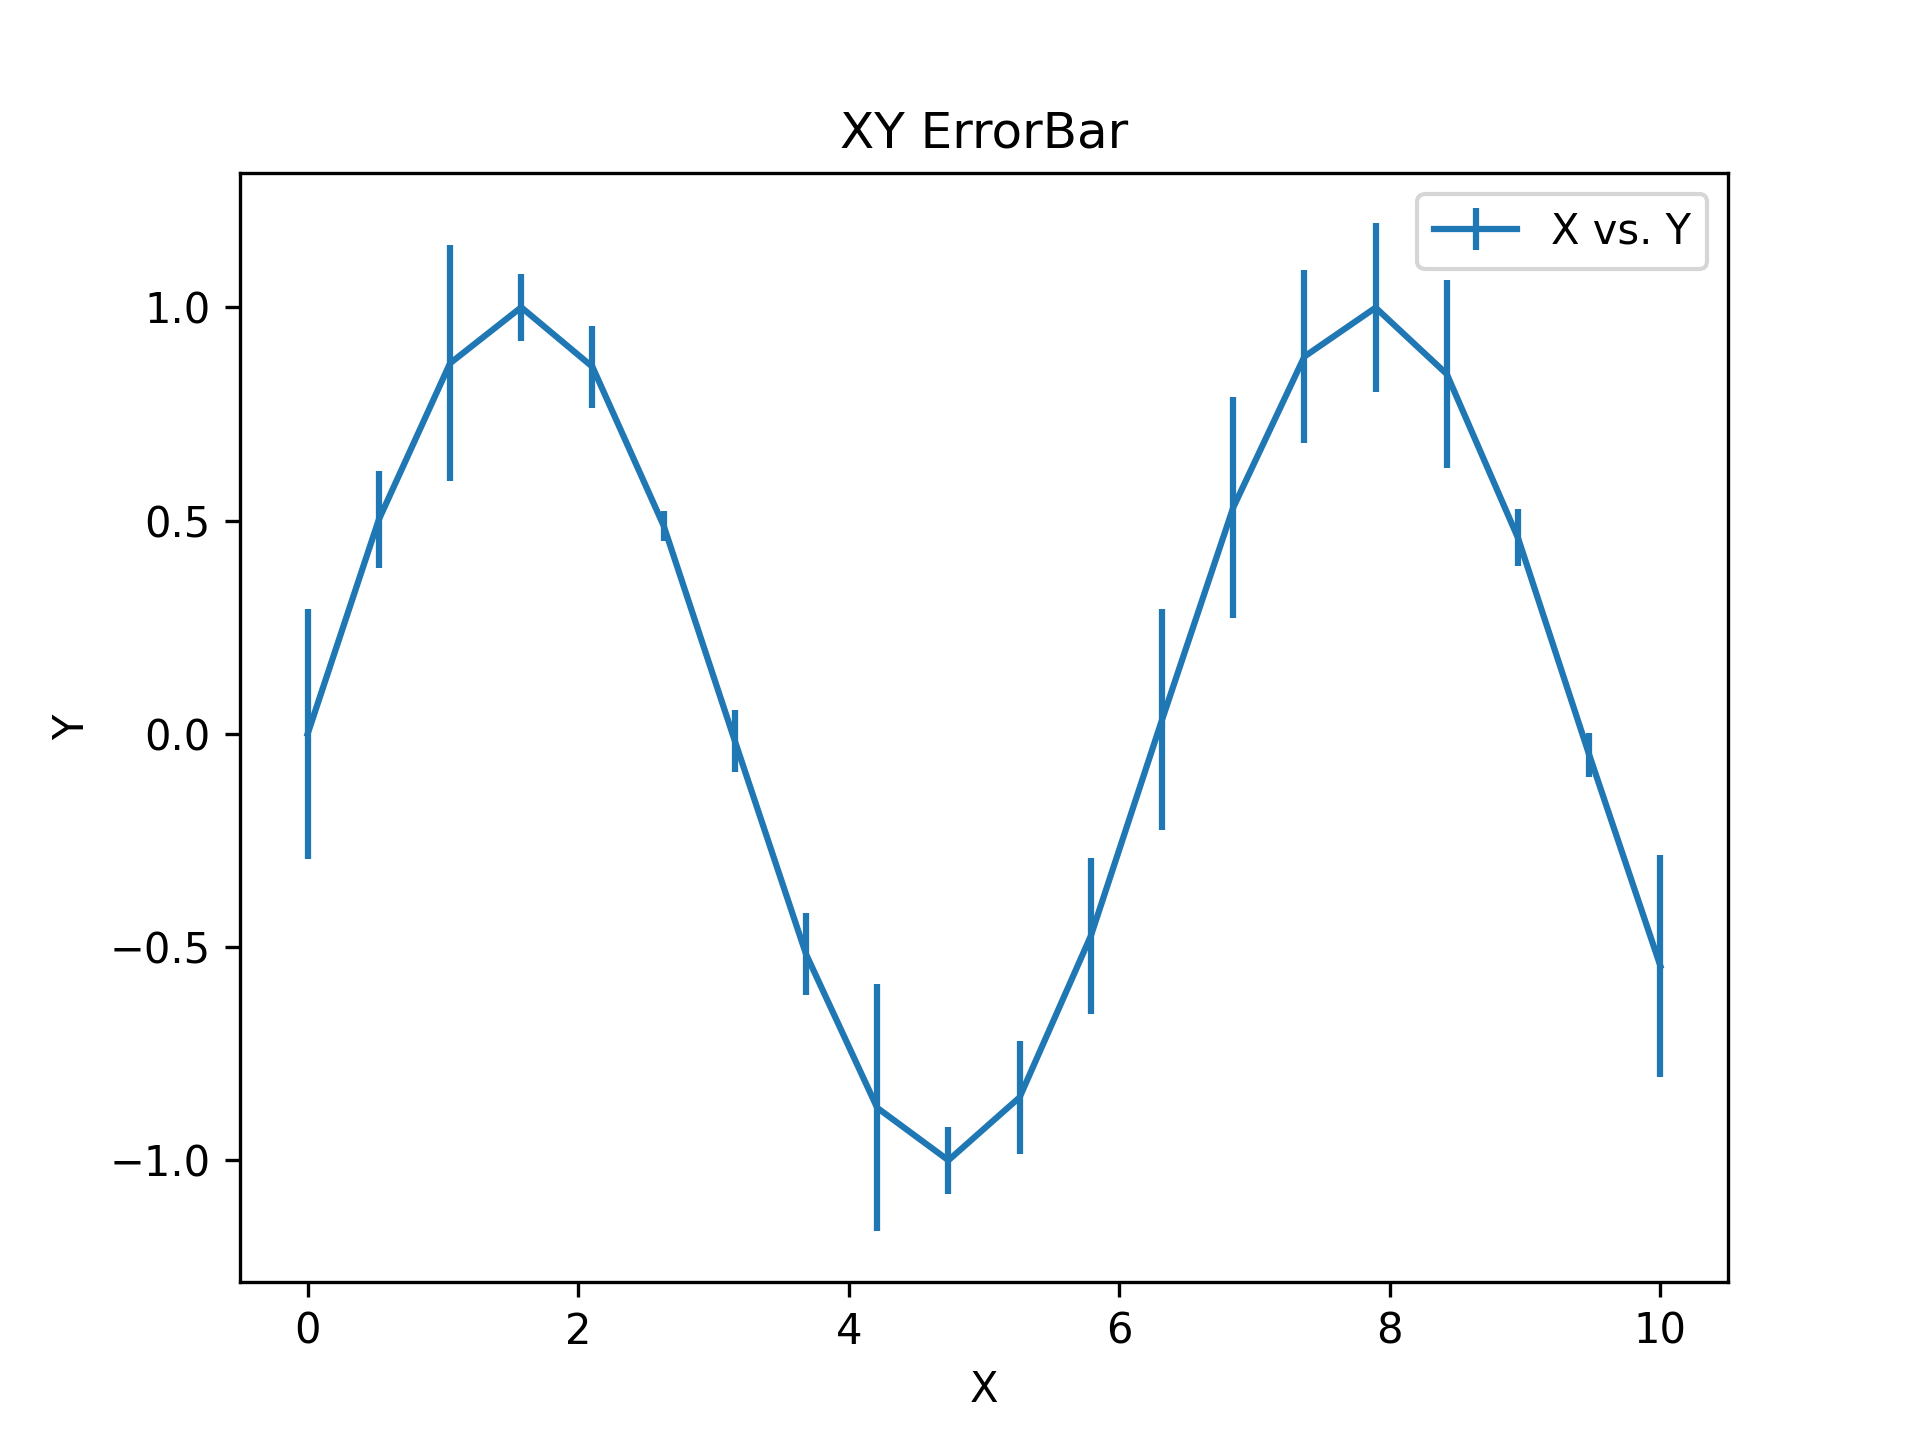

Source code (Python):
"""Created on Mar 08 02:43:18 2026"""

import matplotlib.pyplot as plt
import numpy as np

from plotez import plot_errorbar

rng = np.random.default_rng(1234)

x = np.linspace(0, 10, 20)
y = np.sin(x)
y_err = 0.3 * rng.random(size=y.shape)

plot_errorbar(x, y, y_err=y_err)

# plt.show()
plt.savefig("RTD_E4_errorbar.png", dpi=300)
plt.close()
